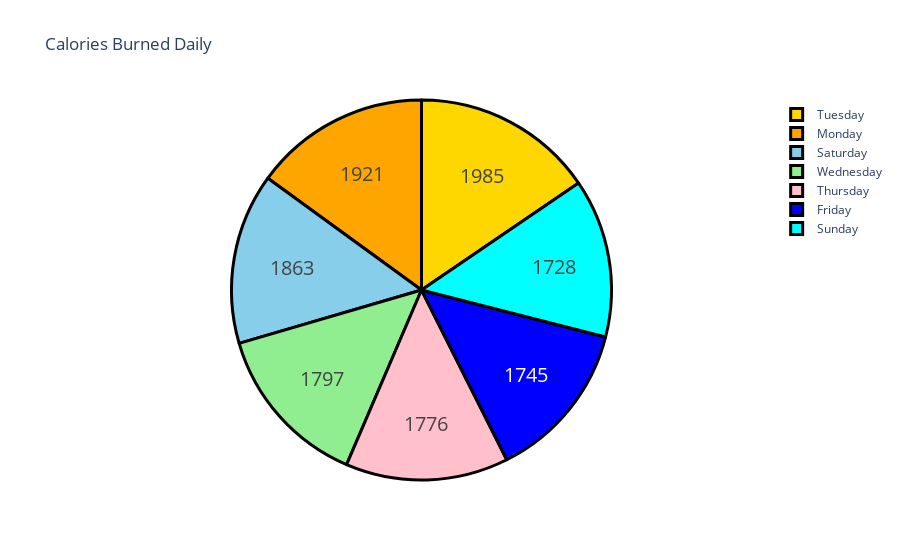

Source (notebook cell):
### Markdown cell above
# Step 8: Calories by Day

### Code cell
calories_counts = data["Day"].value_counts()
label = calories_counts.index
counts = data["Calories"]

fig = go.Figure(data=[go.Pie(labels=label, values=counts)])
fig.update_layout(title_text='Calories Burned Daily')
fig.update_traces(
    hoverinfo='label+percent',
    textinfo='value',
    textfont_size=20,
    marker=dict(colors=colors, line=dict(color='black', width=3))
)
fig.show()

### Figure 1 — Plotly figure (JSON) as saved in the notebook; plotly's stock layout.template omitted (floating-point values rounded to 4 significant figures; data arrays with more than 128 entries replaced by an {"elided": "..."} marker saying what was removed)
{"data": [{"hoverinfo": "label+percent", "labels": ["Tuesday", "Wednesday", "Thursday", "Friday", "Saturday", "Sunday", "Monday"], "marker": {"colors": ["gold", "lightgreen", "pink", "blue", "skyblue", "cyan", "orange"], "line": {"color": "black", "width": 3}}, "textfont": {"size": 20}, "textinfo": "value", "type": "pie", "values": {"elided": "940 int values"}}], "layout": {"title": {"text": "Calories Burned Daily"}}}
